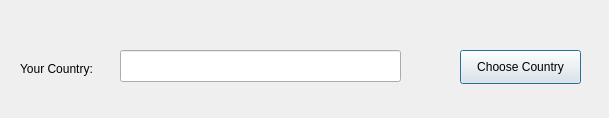
<?xml version="1.0" encoding="UTF-8"?>
<ui version="4.0">
 <class>Dialog</class>
 <widget class="QDialog" name="Dialog">
  <property name="geometry">
   <rect>
    <x>0</x>
    <y>0</y>
    <width>609</width>
    <height>118</height>
   </rect>
  </property>
  <property name="windowTitle">
   <string>Dialog</string>
  </property>
  <widget class="QLabel" name="label">
   <property name="geometry">
    <rect>
     <x>20</x>
     <y>60</y>
     <width>91</width>
     <height>18</height>
    </rect>
   </property>
   <property name="text">
    <string>Your Country:</string>
   </property>
  </widget>
  <widget class="QLineEdit" name="lineEditCountry">
   <property name="geometry">
    <rect>
     <x>120</x>
     <y>50</y>
     <width>281</width>
     <height>32</height>
    </rect>
   </property>
  </widget>
  <widget class="QPushButton" name="pushButtonCountry">
   <property name="geometry">
    <rect>
     <x>460</x>
     <y>50</y>
     <width>121</width>
     <height>34</height>
    </rect>
   </property>
   <property name="text">
    <string>Choose Country</string>
   </property>
  </widget>
 </widget>
 <resources/>
 <connections/>
</ui>
